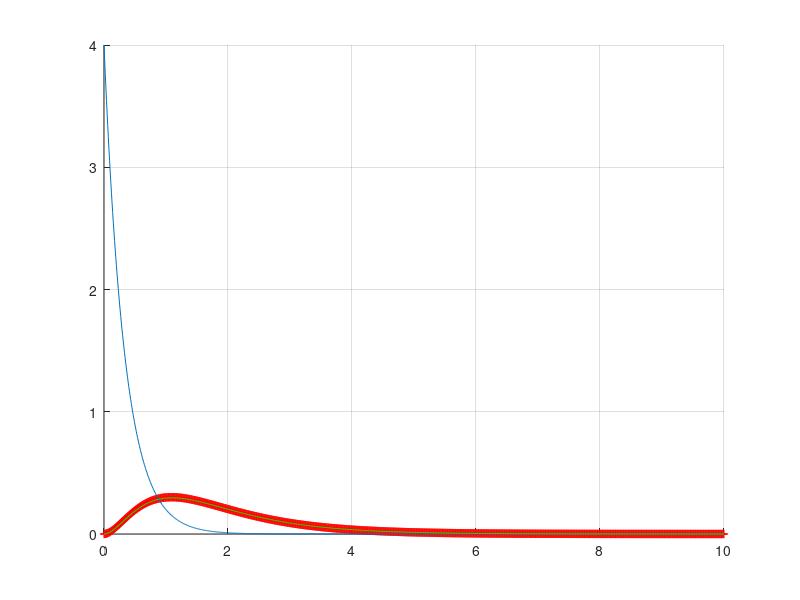

Here is the MATLAB script that generated this plot:
clc
clear all
close all

t0=0;
dt=0.01;
tf=10;

t=t0:dt:tf;

for i=1:length(t)

    if t(i)>=0
        xt(i)=4*(exp(-3*t(i)));
    else
        xt(i)=0;
    end
    
end

y(1)=0;
yp(1)=0;
ypp(1)=0;

for i=1:length(t)
    ypp(i+1)=xt(i)-2*y(i)-3*yp(i);
    yp(i+1)=sum(ypp*dt);
    y(i+1)=sum(yp.*dt);
end

y=y(1,1:length(y)-1);

% yc=-0.5.*exp(-2*t)+0.5;
% yc=-0.75*exp(-2*t)+0.25*cos(2*t)+0.25*sin(2*t);
yc=-4*exp(-2*t)+2*exp(-t)+2*exp(-3*t);

hold on
grid on
plot(t,y, 'r+')
plot(t,xt)
plot(t,yc, 'g')
hold off